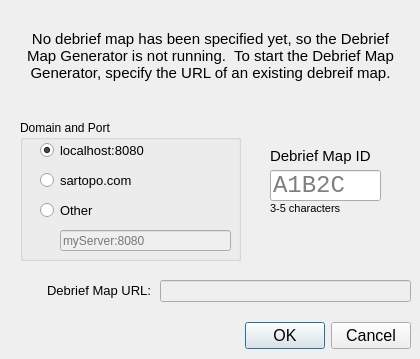
<?xml version="1.0" encoding="UTF-8"?>
<ui version="4.0">
 <class>DebriefMapDialog</class>
 <widget class="QDialog" name="DebriefMapDialog">
  <property name="geometry">
   <rect>
    <x>0</x>
    <y>0</y>
    <width>420</width>
    <height>359</height>
   </rect>
  </property>
  <property name="windowTitle">
   <string>Debrief Map</string>
  </property>
  <widget class="QDialogButtonBox" name="buttonBox">
   <property name="geometry">
    <rect>
     <x>10</x>
     <y>320</y>
     <width>401</width>
     <height>32</height>
    </rect>
   </property>
   <property name="font">
    <font>
     <pointsize>12</pointsize>
    </font>
   </property>
   <property name="orientation">
    <enum>Qt::Horizontal</enum>
   </property>
   <property name="standardButtons">
    <set>QDialogButtonBox::Cancel|QDialogButtonBox::Ok</set>
   </property>
  </widget>
  <widget class="QLabel" name="label">
   <property name="geometry">
    <rect>
     <x>20</x>
     <y>10</y>
     <width>381</width>
     <height>91</height>
    </rect>
   </property>
   <property name="font">
    <font>
     <pointsize>11</pointsize>
    </font>
   </property>
   <property name="text">
    <string>No debrief map has been specified yet, so the Debrief Map Generator is not running.  To start the Debrief Map Generator, specify the URL of an existing debreif map.</string>
   </property>
   <property name="alignment">
    <set>Qt::AlignCenter</set>
   </property>
   <property name="wordWrap">
    <bool>true</bool>
   </property>
  </widget>
  <widget class="QLabel" name="label_2">
   <property name="geometry">
    <rect>
     <x>10</x>
     <y>280</y>
     <width>141</width>
     <height>21</height>
    </rect>
   </property>
   <property name="font">
    <font>
     <pointsize>10</pointsize>
    </font>
   </property>
   <property name="text">
    <string>Debrief Map URL:</string>
   </property>
   <property name="alignment">
    <set>Qt::AlignRight|Qt::AlignTrailing|Qt::AlignVCenter</set>
   </property>
  </widget>
  <widget class="QLineEdit" name="urlField">
   <property name="enabled">
    <bool>false</bool>
   </property>
   <property name="geometry">
    <rect>
     <x>160</x>
     <y>280</y>
     <width>251</width>
     <height>22</height>
    </rect>
   </property>
   <property name="font">
    <font>
     <pointsize>10</pointsize>
    </font>
   </property>
  </widget>
  <widget class="QLineEdit" name="mapIDField">
   <property name="geometry">
    <rect>
     <x>270</x>
     <y>170</y>
     <width>111</width>
     <height>31</height>
    </rect>
   </property>
   <property name="font">
    <font>
     <family>Liberation Mono</family>
     <pointsize>18</pointsize>
     <weight>50</weight>
     <bold>false</bold>
    </font>
   </property>
   <property name="text">
    <string/>
   </property>
   <property name="placeholderText">
    <string>A1B2C</string>
   </property>
  </widget>
  <widget class="QLabel" name="label_3">
   <property name="geometry">
    <rect>
     <x>270</x>
     <y>140</y>
     <width>131</width>
     <height>31</height>
    </rect>
   </property>
   <property name="font">
    <font>
     <pointsize>11</pointsize>
    </font>
   </property>
   <property name="text">
    <string>Debrief Map ID</string>
   </property>
  </widget>
  <widget class="QGroupBox" name="groupBox">
   <property name="geometry">
    <rect>
     <x>20</x>
     <y>120</y>
     <width>221</width>
     <height>141</height>
    </rect>
   </property>
   <property name="font">
    <font>
     <pointsize>9</pointsize>
    </font>
   </property>
   <property name="title">
    <string>Domain and Port</string>
   </property>
   <widget class="QLineEdit" name="domainAndPortOtherField">
    <property name="enabled">
     <bool>false</bool>
    </property>
    <property name="geometry">
     <rect>
      <x>40</x>
      <y>110</y>
      <width>171</width>
      <height>21</height>
     </rect>
    </property>
    <property name="placeholderText">
     <string>myServer:8080</string>
    </property>
   </widget>
   <widget class="QRadioButton" name="radioButton_2">
    <property name="geometry">
     <rect>
      <x>20</x>
      <y>50</y>
      <width>141</width>
      <height>20</height>
     </rect>
    </property>
    <property name="font">
     <font>
      <pointsize>10</pointsize>
     </font>
    </property>
    <property name="text">
     <string>sartopo.com</string>
    </property>
    <attribute name="buttonGroup">
     <string notr="true">domainAndPortButtonGroup</string>
    </attribute>
   </widget>
   <widget class="QRadioButton" name="radioButton">
    <property name="geometry">
     <rect>
      <x>20</x>
      <y>20</y>
      <width>141</width>
      <height>20</height>
     </rect>
    </property>
    <property name="font">
     <font>
      <pointsize>10</pointsize>
     </font>
    </property>
    <property name="text">
     <string>localhost:8080</string>
    </property>
    <property name="checked">
     <bool>true</bool>
    </property>
    <attribute name="buttonGroup">
     <string notr="true">domainAndPortButtonGroup</string>
    </attribute>
   </widget>
   <widget class="QRadioButton" name="radioButton_3">
    <property name="geometry">
     <rect>
      <x>20</x>
      <y>80</y>
      <width>141</width>
      <height>20</height>
     </rect>
    </property>
    <property name="font">
     <font>
      <pointsize>10</pointsize>
     </font>
    </property>
    <property name="text">
     <string>Other</string>
    </property>
    <attribute name="buttonGroup">
     <string notr="true">domainAndPortButtonGroup</string>
    </attribute>
   </widget>
  </widget>
  <widget class="QLabel" name="label_4">
   <property name="geometry">
    <rect>
     <x>270</x>
     <y>200</y>
     <width>131</width>
     <height>16</height>
    </rect>
   </property>
   <property name="font">
    <font>
     <pointsize>8</pointsize>
    </font>
   </property>
   <property name="text">
    <string>3-5 characters</string>
   </property>
  </widget>
 </widget>
 <resources/>
 <connections>
  <connection>
   <sender>buttonBox</sender>
   <signal>accepted()</signal>
   <receiver>DebriefMapDialog</receiver>
   <slot>accept()</slot>
   <hints>
    <hint type="sourcelabel">
     <x>248</x>
     <y>254</y>
    </hint>
    <hint type="destinationlabel">
     <x>157</x>
     <y>274</y>
    </hint>
   </hints>
  </connection>
  <connection>
   <sender>buttonBox</sender>
   <signal>rejected()</signal>
   <receiver>DebriefMapDialog</receiver>
   <slot>reject()</slot>
   <hints>
    <hint type="sourcelabel">
     <x>316</x>
     <y>260</y>
    </hint>
    <hint type="destinationlabel">
     <x>286</x>
     <y>274</y>
    </hint>
   </hints>
  </connection>
  <connection>
   <sender>mapIDField</sender>
   <signal>textChanged(QString)</signal>
   <receiver>DebriefMapDialog</receiver>
   <slot>urlChanged()</slot>
   <hints>
    <hint type="sourcelabel">
     <x>278</x>
     <y>138</y>
    </hint>
    <hint type="destinationlabel">
     <x>329</x>
     <y>172</y>
    </hint>
   </hints>
  </connection>
  <connection>
   <sender>domainAndPortOtherField</sender>
   <signal>textChanged(QString)</signal>
   <receiver>DebriefMapDialog</receiver>
   <slot>urlChanged()</slot>
   <hints>
    <hint type="sourcelabel">
     <x>111</x>
     <y>183</y>
    </hint>
    <hint type="destinationlabel">
     <x>206</x>
     <y>191</y>
    </hint>
   </hints>
  </connection>
 </connections>
 <slots>
  <slot>urlChanged()</slot>
 </slots>
 <buttongroups>
  <buttongroup name="domainAndPortButtonGroup"/>
 </buttongroups>
</ui>
